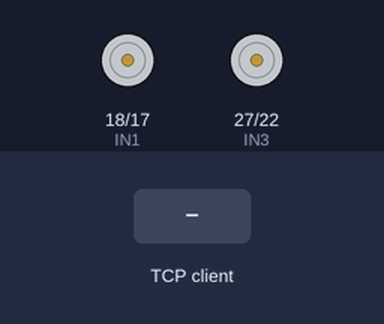
The program below on a simulated Raspberry Pi (BCM pin numbers). On the bench: motor-driver pin pairs drawn as motors (green arrow = first pin HIGH = forward, orange = second pin HIGH = backward, longer = more drive). The test bench sets the inputs (shaded band). One TCP client connects 1 s after the port opens and stays connected; what the program prints to the terminal is not drawn.

Above: at 1.2 s.
1.3 s: the TCP client sends "1"
At 1.7 s:
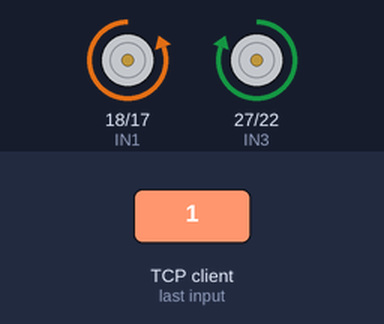
2.8 s: the TCP client sends "on"
4.3 s: the TCP client sends "off"
Timing chart, 0 to 7.3 s (numbered marks = the images above; inputs shaded):
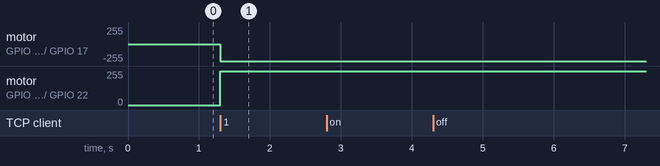

Measured:
- after the input at 1.3 s, motor on GPIO 18 (IN1) / GPIO 17 (IN2): stopped → backward 255/255 at once; motor on GPIO 27 (IN3) / GPIO 22 (IN4): stopped → forward 255/255 at once
- after the input at 2.8 s, every drawn part: stays the same
- after the input at 4.3 s, every drawn part: stays the same

The program:

server.py
```python
# -*- coding=utf-8 -*-

import socket
from car import Car

ip_port = ('',8888)
server = socket.socket()
server.bind(ip_port)
server.listen(5)

GO='1'
BACK='2'
LEFT='3'
RIGHT='4'
PAUSE='5'
STOP='6'

picar = Car()
running = True
print '服务开启，等待连接'
conn,addr = server.accept()
print addr
while running:
    data = str(conn.recv(1024))
    for x in data:
        print x
        if data == GO:
            picar.forward()
        elif data == BACK:
            picar.back()
        elif data == LEFT:
            picar.left()
        elif data == RIGHT:
            picar.right()
        elif data == PAUSE:
            picar.pause()
        elif data == STOP:
            running = False

server.close()

print "关闭连接！！！"
```

car.py
```python
#-*- coding=utf-8 -*-

import RPi.GPIO as GPIO
import time

class Car(object):

    def __init__(self):
        GPIO.setmode(GPIO.BCM)
        self.IN1 = 18
        self.IN2 = 17
        self.IN3 = 27
        self.IN4 = 22
        GPIO.setup(self.IN1,GPIO.OUT)
        GPIO.setup(self.IN2,GPIO.OUT)
        GPIO.setup(self.IN3,GPIO.OUT)
        GPIO.setup(self.IN4,GPIO.OUT)


    def back(self):
        GPIO.output(self.IN1,GPIO.HIGH)
        GPIO.output(self.IN2,GPIO.LOW)
        GPIO.output(self.IN3,GPIO.LOW)
        GPIO.output(self.IN4,GPIO.HIGH)

    def forward(self):
        GPIO.output(self.IN1,GPIO.LOW)
        GPIO.output(self.IN2,GPIO.HIGH)
        GPIO.output(self.IN3,GPIO.HIGH)
        GPIO.output(self.IN4,GPIO.LOW)

    def left(self):
        GPIO.output(self.IN1,False)
        GPIO.output(self.IN2,GPIO.HIGH)
        GPIO.output(self.IN3,False)
        GPIO.output(self.IN4,GPIO.HIGH)

    def right(self):
        GPIO.output(self.IN1,GPIO.HIGH)
        GPIO.output(self.IN2,False)
        GPIO.output(self.IN3,GPIO.HIGH)
        GPIO.output(self.IN4,False)


    def pause(self):
        GPIO.output(self.IN1,False)
        GPIO.output(self.IN2,False)
        GPIO.output(self.IN3,False)
        GPIO.output(self.IN4,False)

    def stop(self):
        GPIO.cleanup()


if __name__ == '__main__':
    car = Car()
    car.stop()
    GPIO.cleanup()
```
